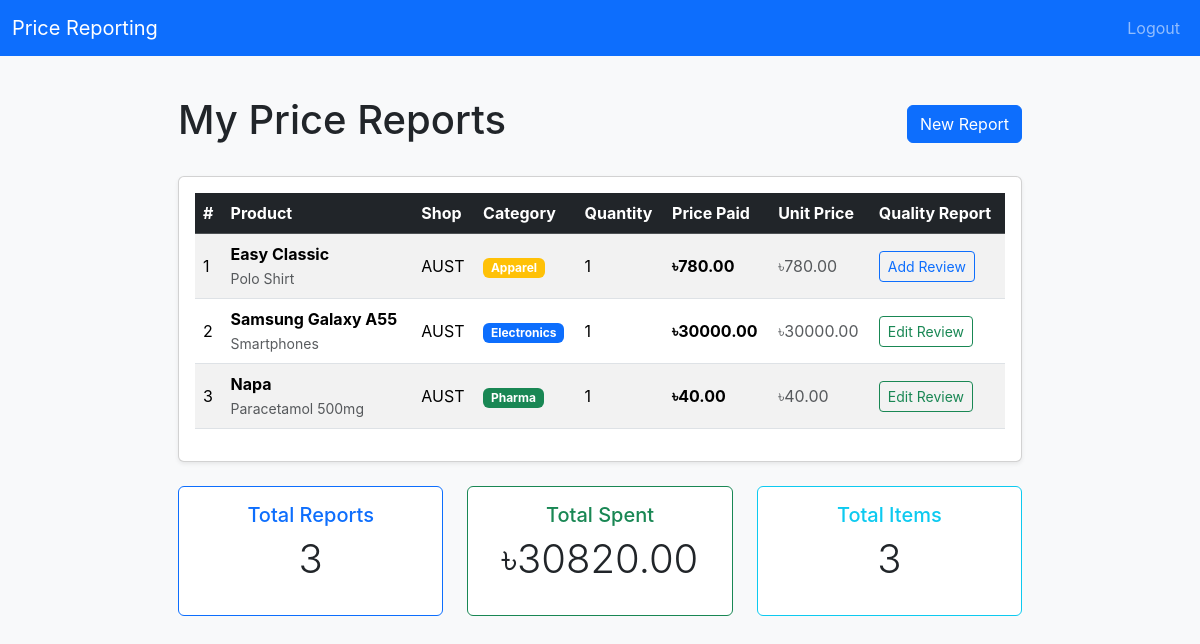
Page /user/price_reports (signed in) on the committed database.
### tables this page shows
CREATE TABLE price_reports (
  id INTEGER PRIMARY KEY AUTOINCREMENT,
  user_id INTEGER NOT NULL,
  shop_id INTEGER NOT NULL,
  product_alias_id INTEGER NOT NULL,
  price_paid REAL NOT NULL,
  quantity INTEGER NOT NULL DEFAULT 1,
  reported_at DATETIME NOT NULL DEFAULT CURRENT_TIMESTAMP,

  FOREIGN KEY (user_id) REFERENCES users(id),
  FOREIGN KEY (shop_id) REFERENCES shops(id),
  FOREIGN KEY (product_alias_id) REFERENCES product_aliases(id)
);

CREATE TABLE product_aliases (
  id INTEGER PRIMARY KEY AUTOINCREMENT,
  product_id INTEGER NOT NULL,
  alias_name TEXT NOT NULL,

  FOREIGN KEY (product_id) REFERENCES products(id),
  UNIQUE (product_id, alias_name)
);

CREATE TABLE products (
  id INTEGER PRIMARY KEY AUTOINCREMENT,
  canonical_name TEXT NOT NULL,
  category TEXT NOT NULL CHECK (
    category IN ('electronics','pharma','apparel','food')
  ),
  created_at DATETIME NOT NULL DEFAULT CURRENT_TIMESTAMP
);

CREATE TABLE shops (
    id INTEGER PRIMARY KEY AUTOINCREMENT,
    name TEXT NOT NULL,
    address TEXT NOT NULL,
    latitude REAL NOT NULL,
    longitude REAL NOT NULL,
    created_at TEXT DEFAULT CURRENT_TIMESTAMP
);

CREATE TABLE quality_reports (
  id INTEGER PRIMARY KEY AUTOINCREMENT,
  price_report_id INTEGER NOT NULL UNIQUE,
  user_id INTEGER NOT NULL,
  category TEXT NOT NULL CHECK (
    category IN ('electronics','pharma','apparel','food')
  ),
  confidence_score REAL,
  created_at DATETIME NOT NULL DEFAULT CURRENT_TIMESTAMP,

  FOREIGN KEY (price_report_id) REFERENCES price_reports(id),
  FOREIGN KEY (user_id) REFERENCES users(id)
);

### routes/user.py (the view)
@user_bp.route("/user/price_reports")
@login_required
def user_price_reports():
    try:
        price_reports = db.execute(
            "SELECT pr.id, s.name AS shop_name, pa.alias_name, p.canonical_name, p.category, pr.price_paid, pr.quantity, "
            "qr.id AS quality_report_id "
            "FROM price_reports pr "
            "JOIN shops s ON pr.shop_id = s.id "
            "JOIN product_aliases pa ON pr.product_alias_id = pa.id "
            "JOIN products p ON pa.product_id = p.id "
            "LEFT JOIN quality_reports qr ON qr.price_report_id = pr.id "
            "WHERE pr.user_id = ? "
            "ORDER BY pr.reported_at DESC",
            session.get("user_id")
        )
    except Exception as e:
        print(f"Database error: {e}")
        return apology("Failed to load price reports", 500)
    return render_template("user_price_reports.html", price_reports=price_reports)

### app.py (called while the page is built)
@app.after_request
def after_request(response):
    response.headers["Cache-Control"] = "no-cache, no-store, must-revalidate"
    response.headers["Expires"] = 0
    response.headers["Pragma"] = "no-cache"
    return response

### helpers.py (called while the page is built)
def login_required(f):
    @wraps(f)
    def decorated_function(*args, **kwargs):
        if session.get("user_id") is None:
            return redirect("/login")
        return f(*args, **kwargs)
    return decorated_function

### templates/user_price_reports.html (shortened to what this page needs)
{% extends "layout.html" %}
{% block content %}
<div class="container">
  <div class="d-flex justify-content-between align-items-center mb-4">
    <h1>My Price Reports</h1>
    <a href="/create/price_report" class="btn btn-primary">
       New Report
    </a>
  </div>
  {% if price_reports %}
  <div class="card shadow-sm">
    <div class="card-body">
      <div class="table-responsive">
        <table class="table table-hover table-striped align-middle">
          <thead class="table-dark">
            <tr>
              <th scope="col">#</th>
              <th scope="col">Product</th>
              <th scope="col">Shop</th>
              <th scope="col">Category</th>
              <th scope="col">Quantity</th>
              <th scope="col">Price Paid</th>
              <th scope="col">Unit Price</th>
              <th scope="col">Quality Report</th>
            </tr>
          </thead>
          <tbody>
            {% for report in price_reports %}
            <tr>
              <td>{{ loop.index }}</td>
              <td>
                <strong>{{ report.alias_name }}</strong>
                <br>
                <small class="text-muted">{{ report.canonical_name }}</small>
              </td>
              <td>{{ report.shop_name }}</td>
              <td>
                <span class="badge
                  {% if report.category == 'electronics' %}bg-primary
                  {% elif report.category == 'pharma' %}bg-success
                  {% elif report.category == 'apparel' %}bg-warning
                  {% elif report.category == 'food' %}bg-info
                  {% else %}bg-secondary
                  {% endif %}">
                  {{ report.category|capitalize }}
                </span>
              </td>
              <td>{{ report.quantity }}</td>
              <td class="fw-bold">৳{{ "%.2f"|format(report.price_paid) }}</td>
              <td class="text-muted">৳{{ "%.2f"|format(report.price_paid / report.quantity) }}</td>
              <td>
                {% if report.quality_report_id %}
                <a href="/create/quality_report/{{ report.id }}" class="btn btn-sm btn-outline-success">
                   Edit Review
                </a>
                {% else %}
                <a href="/create/quality_report/{{ report.id }}" class="btn btn-sm btn-outline-primary">
                   Add Review
                </a>
                {% endif %}
              </td>
            </tr>
            {% endfor %}
          </tbody>
        </table>
      </div>
    </div>
  </div>
  <div class="row mt-4">
    <div class="col-md-4">
      <div class="card text-center border-primary">
        <div class="card-body">
          <h5 class="card-title text-primary">Total Reports</h5>
          <p class="display-6">{{ price_reports|length }}</p>
        </div>
      </div>
    </div>
    <div class="col-md-4">
      <div class="card text-center border-success">
        <div class="card-body">
          <h5 class="card-title text-success">Total Spent</h5>
          <p class="display-6">৳{{ "%.2f"|format(price_reports|sum(attribute='price_paid')) }}</p>
        </div>
      </div>
    </div>
    <div class="col-md-4">
      <div class="card text-center border-info">
        <div class="card-body">
          <h5 class="card-title text-info">Total Items</h5>
          <p class="display-6">{{ price_reports|sum(attribute='quantity') }}</p>
        </div>
      </div>
    </div>
  </div>
  {% endif %}
</div>
{% endblock %}

### templates/layout.html (shortened to what this page needs)
<!doctype html>
<html lang="en">
  <head>
    <link href="https://cdn.jsdelivr.net/npm/bootstrap@5.3.2/dist/css/bootstrap.min.css" rel="stylesheet">
    <link rel="stylesheet" href="{{ url_for('static', filename='css/style.css') }}">
  </head>
  <body>
    <nav class="navbar navbar-expand-lg navbar-dark bg-primary mb-4">
      <div class="container-fluid">
        <a class="navbar-brand" href="/">Price Reporting</a>
        <div class="collapse navbar-collapse" id="navbarsExample">
          <ul class="navbar-nav ms-auto mb-2 mb-lg-0">
            {% if session.get('user_id') %}
            <li class="nav-item"><a class="nav-link" href="/logout">Logout</a></li>
            {% else %}
            <li class="nav-item"><a class="nav-link" href="/login">Login</a></li>
            <li class="nav-item"><a class="nav-link" href="/register">Register</a></li>
            {% endif %}
          </ul>
        </div>
      </div>
    </nav>
    <main class="container">
      {% block content %}{% endblock %}
    </main>
  </body>
</html>

### static/css/style.css (style rules this page uses)
body { font-family: -apple-system, BlinkMacSystemFont, "Segoe UI", Roboto, "Helvetica Neue", Arial, sans-serif; margin: 0; padding: 0; background: #f8f9fa; color: #212529; }
main.container { max-width: 900px; margin: 0 auto; padding: 1rem; }

### rows in the picture
price_reports: alias_name "Easy Classic", canonical_name "Polo Shirt", shop_name "AUST", category "Apparel", quantity "1", price_paid "780.00", report.price_paid/report.quantity "780.00"
quality_reports: alias_name "Samsung Galaxy A55", canonical_name "Smartphones", shop_name "AUST", category "Electronics", quantity "1"
price_reports: price_paid "30000.00", report.price_paid/report.quantity "30000.00"
quality_reports: alias_name "Napa", canonical_name "Paracetamol 500mg", shop_name "AUST", category "Pharma", quantity "1"
price_reports: price_paid "40.00", report.price_paid/report.quantity "40.00"

### other values in the picture
{{ price_reports|length }} "3"
{{ "%.2f"|format(price_reports|sum(attribute='price_paid')) }} "30820.00"
{{ price_reports|sum(attribute='quantity') }} "3"
